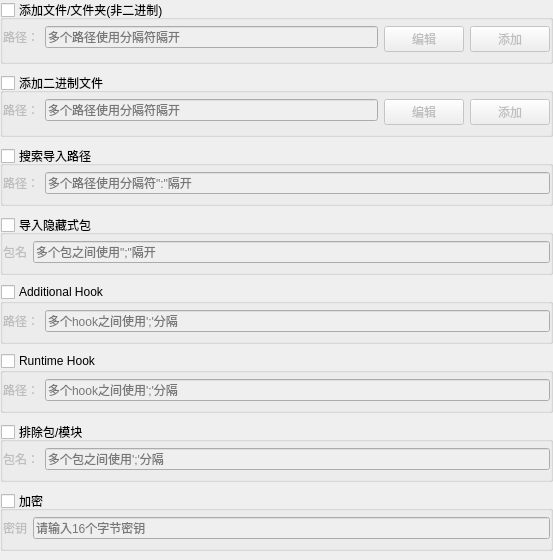
<?xml version="1.0" encoding="UTF-8"?>
<ui version="4.0">
 <class>add_data_widget</class>
 <widget class="QWidget" name="add_data_widget">
  <property name="geometry">
   <rect>
    <x>0</x>
    <y>0</y>
    <width>553</width>
    <height>490</height>
   </rect>
  </property>
  <property name="windowTitle">
   <string>Form</string>
  </property>
  <layout class="QVBoxLayout" name="verticalLayout">
   <property name="spacing">
    <number>9</number>
   </property>
   <property name="leftMargin">
    <number>0</number>
   </property>
   <property name="topMargin">
    <number>0</number>
   </property>
   <property name="rightMargin">
    <number>0</number>
   </property>
   <property name="bottomMargin">
    <number>9</number>
   </property>
   <item>
    <widget class="QGroupBox" name="add_non_binary_gb">
     <property name="title">
      <string>添加文件/文件夹(非二进制)</string>
     </property>
     <property name="checkable">
      <bool>true</bool>
     </property>
     <property name="checked">
      <bool>false</bool>
     </property>
     <layout class="QHBoxLayout" name="horizontalLayout">
      <property name="leftMargin">
       <number>0</number>
      </property>
      <property name="topMargin">
       <number>6</number>
      </property>
      <property name="rightMargin">
       <number>0</number>
      </property>
      <property name="bottomMargin">
       <number>9</number>
      </property>
      <item>
       <layout class="QFormLayout" name="formLayout">
        <property name="verticalSpacing">
         <number>0</number>
        </property>
        <item row="0" column="0">
         <widget class="QLabel" name="label_2">
          <property name="text">
           <string>路径：</string>
          </property>
         </widget>
        </item>
        <item row="0" column="1">
         <widget class="QLineEdit" name="add_non_binary_le">
          <property name="placeholderText">
           <string>多个路径使用分隔符隔开</string>
          </property>
         </widget>
        </item>
       </layout>
      </item>
      <item>
       <widget class="QPushButton" name="edit_non_binary_pb">
        <property name="text">
         <string>编辑</string>
        </property>
       </widget>
      </item>
      <item>
       <widget class="QPushButton" name="add_non_binary_pb">
        <property name="sizePolicy">
         <sizepolicy hsizetype="Preferred" vsizetype="Fixed">
          <horstretch>0</horstretch>
          <verstretch>0</verstretch>
         </sizepolicy>
        </property>
        <property name="text">
         <string>添加</string>
        </property>
       </widget>
      </item>
     </layout>
    </widget>
   </item>
   <item>
    <widget class="QGroupBox" name="add_binary_gb">
     <property name="title">
      <string>添加二进制文件</string>
     </property>
     <property name="checkable">
      <bool>true</bool>
     </property>
     <property name="checked">
      <bool>false</bool>
     </property>
     <layout class="QHBoxLayout" name="horizontalLayout_2">
      <property name="leftMargin">
       <number>0</number>
      </property>
      <property name="topMargin">
       <number>6</number>
      </property>
      <property name="rightMargin">
       <number>0</number>
      </property>
      <property name="bottomMargin">
       <number>9</number>
      </property>
      <item>
       <layout class="QFormLayout" name="formLayout_2">
        <property name="verticalSpacing">
         <number>0</number>
        </property>
        <item row="0" column="1">
         <widget class="QLineEdit" name="add_binary_le">
          <property name="placeholderText">
           <string>多个路径使用分隔符隔开</string>
          </property>
         </widget>
        </item>
        <item row="0" column="0">
         <widget class="QLabel" name="label_3">
          <property name="text">
           <string>路径：</string>
          </property>
         </widget>
        </item>
       </layout>
      </item>
      <item>
       <widget class="QPushButton" name="edit_binary_pb">
        <property name="text">
         <string>编辑</string>
        </property>
       </widget>
      </item>
      <item>
       <widget class="QPushButton" name="add_binary_pb">
        <property name="text">
         <string>添加</string>
        </property>
       </widget>
      </item>
     </layout>
    </widget>
   </item>
   <item>
    <widget class="QGroupBox" name="p_cmd_gb">
     <property name="title">
      <string>搜索导入路径</string>
     </property>
     <property name="checkable">
      <bool>true</bool>
     </property>
     <property name="checked">
      <bool>false</bool>
     </property>
     <layout class="QHBoxLayout" name="horizontalLayout_3">
      <property name="leftMargin">
       <number>0</number>
      </property>
      <property name="topMargin">
       <number>6</number>
      </property>
      <property name="rightMargin">
       <number>0</number>
      </property>
      <property name="bottomMargin">
       <number>9</number>
      </property>
      <item>
       <layout class="QFormLayout" name="formLayout_3">
        <property name="verticalSpacing">
         <number>0</number>
        </property>
        <item row="0" column="1">
         <widget class="QLineEdit" name="p_cmd_le">
          <property name="placeholderText">
           <string>多个路径使用分隔符&quot;:&quot;隔开</string>
          </property>
         </widget>
        </item>
        <item row="0" column="0">
         <widget class="QLabel" name="p_cmd_lb">
          <property name="text">
           <string>路径：</string>
          </property>
         </widget>
        </item>
       </layout>
      </item>
     </layout>
    </widget>
   </item>
   <item>
    <widget class="QGroupBox" name="hidden_import_gb">
     <property name="toolTip">
      <string>脚本中没有显式使用import导入的包</string>
     </property>
     <property name="title">
      <string>导入隐藏式包</string>
     </property>
     <property name="checkable">
      <bool>true</bool>
     </property>
     <property name="checked">
      <bool>false</bool>
     </property>
     <layout class="QHBoxLayout" name="horizontalLayout_4">
      <property name="leftMargin">
       <number>0</number>
      </property>
      <property name="topMargin">
       <number>6</number>
      </property>
      <property name="rightMargin">
       <number>0</number>
      </property>
      <property name="bottomMargin">
       <number>9</number>
      </property>
      <item>
       <layout class="QFormLayout" name="formLayout_4">
        <property name="verticalSpacing">
         <number>0</number>
        </property>
        <item row="0" column="1">
         <widget class="QLineEdit" name="hidden_import_le">
          <property name="placeholderText">
           <string>多个包之间使用&quot;;&quot;隔开</string>
          </property>
         </widget>
        </item>
        <item row="0" column="0">
         <widget class="QLabel" name="hidden_import_lb">
          <property name="text">
           <string>包名</string>
          </property>
         </widget>
        </item>
       </layout>
      </item>
     </layout>
    </widget>
   </item>
   <item>
    <widget class="QGroupBox" name="additional_hook_gb">
     <property name="title">
      <string>Additional Hook</string>
     </property>
     <property name="checkable">
      <bool>true</bool>
     </property>
     <property name="checked">
      <bool>false</bool>
     </property>
     <layout class="QHBoxLayout" name="horizontalLayout_5">
      <property name="leftMargin">
       <number>0</number>
      </property>
      <property name="topMargin">
       <number>6</number>
      </property>
      <property name="rightMargin">
       <number>0</number>
      </property>
      <property name="bottomMargin">
       <number>9</number>
      </property>
      <item>
       <layout class="QFormLayout" name="formLayout_5">
        <property name="verticalSpacing">
         <number>0</number>
        </property>
        <item row="0" column="1">
         <widget class="QLineEdit" name="additional_hook_le">
          <property name="placeholderText">
           <string>多个hook之间使用';'分隔</string>
          </property>
         </widget>
        </item>
        <item row="0" column="0">
         <widget class="QLabel" name="additional_hook_lb">
          <property name="text">
           <string>路径：</string>
          </property>
         </widget>
        </item>
       </layout>
      </item>
     </layout>
    </widget>
   </item>
   <item>
    <widget class="QGroupBox" name="runtime_hook_gb">
     <property name="title">
      <string>Runtime Hook</string>
     </property>
     <property name="checkable">
      <bool>true</bool>
     </property>
     <property name="checked">
      <bool>false</bool>
     </property>
     <layout class="QHBoxLayout" name="horizontalLayout_6">
      <property name="leftMargin">
       <number>0</number>
      </property>
      <property name="topMargin">
       <number>6</number>
      </property>
      <property name="rightMargin">
       <number>0</number>
      </property>
      <property name="bottomMargin">
       <number>9</number>
      </property>
      <item>
       <layout class="QFormLayout" name="formLayout_6">
        <property name="verticalSpacing">
         <number>0</number>
        </property>
        <item row="0" column="1">
         <widget class="QLineEdit" name="runtime_hook_le">
          <property name="placeholderText">
           <string>多个hook之间使用';'分隔</string>
          </property>
         </widget>
        </item>
        <item row="0" column="0">
         <widget class="QLabel" name="runtime_hook_lb">
          <property name="text">
           <string>路径：</string>
          </property>
         </widget>
        </item>
       </layout>
      </item>
     </layout>
    </widget>
   </item>
   <item>
    <widget class="QGroupBox" name="exclude_module_gb">
     <property name="title">
      <string>排除包/模块</string>
     </property>
     <property name="checkable">
      <bool>true</bool>
     </property>
     <property name="checked">
      <bool>false</bool>
     </property>
     <layout class="QHBoxLayout" name="horizontalLayout_7">
      <property name="leftMargin">
       <number>0</number>
      </property>
      <property name="topMargin">
       <number>6</number>
      </property>
      <property name="rightMargin">
       <number>0</number>
      </property>
      <property name="bottomMargin">
       <number>9</number>
      </property>
      <item>
       <layout class="QFormLayout" name="formLayout_7">
        <property name="verticalSpacing">
         <number>0</number>
        </property>
        <item row="0" column="1">
         <widget class="QLineEdit" name="exclude_module_le">
          <property name="placeholderText">
           <string>多个包之间使用';'分隔</string>
          </property>
         </widget>
        </item>
        <item row="0" column="0">
         <widget class="QLabel" name="exclude_module_lb">
          <property name="text">
           <string>包名：</string>
          </property>
         </widget>
        </item>
       </layout>
      </item>
     </layout>
    </widget>
   </item>
   <item>
    <widget class="QGroupBox" name="encrypt_gb">
     <property name="title">
      <string>加密</string>
     </property>
     <property name="checkable">
      <bool>true</bool>
     </property>
     <property name="checked">
      <bool>false</bool>
     </property>
     <layout class="QHBoxLayout" name="horizontalLayout_8">
      <property name="leftMargin">
       <number>0</number>
      </property>
      <property name="topMargin">
       <number>6</number>
      </property>
      <property name="rightMargin">
       <number>0</number>
      </property>
      <property name="bottomMargin">
       <number>9</number>
      </property>
      <item>
       <layout class="QFormLayout" name="formLayout_8">
        <property name="verticalSpacing">
         <number>0</number>
        </property>
        <item row="0" column="0">
         <widget class="QLabel" name="encrypt_lb">
          <property name="text">
           <string>密钥</string>
          </property>
         </widget>
        </item>
        <item row="0" column="1">
         <widget class="QLineEdit" name="encrypt_le">
          <property name="placeholderText">
           <string>请输入16个字节密钥</string>
          </property>
          <property name="clearButtonEnabled">
           <bool>true</bool>
          </property>
         </widget>
        </item>
       </layout>
      </item>
     </layout>
    </widget>
   </item>
  </layout>
 </widget>
 <resources/>
 <connections/>
</ui>
